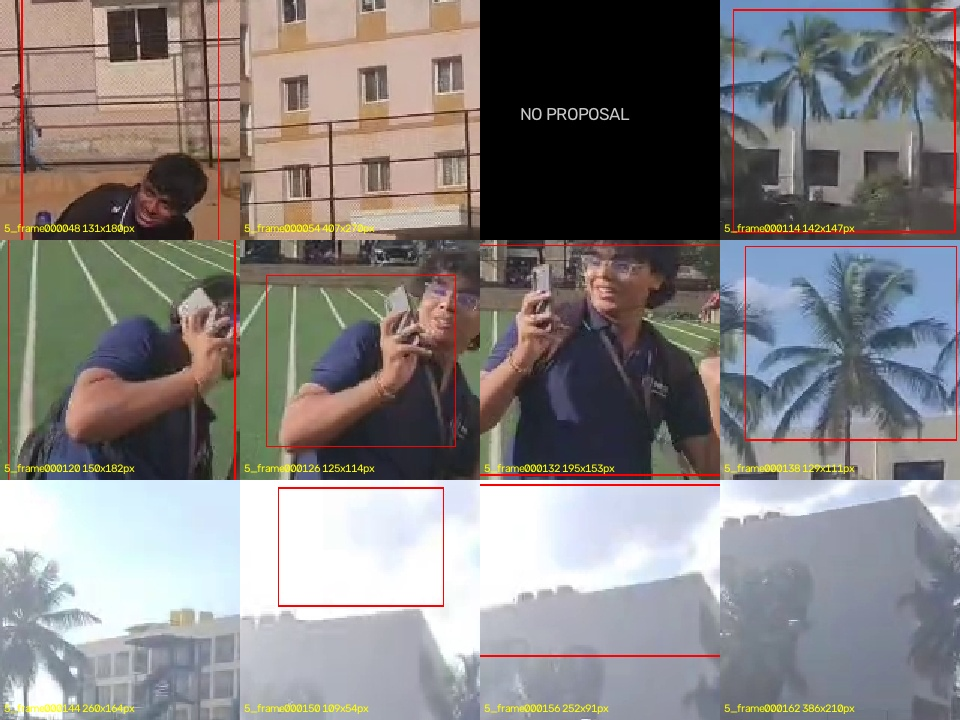
#> input picture proposal_check.jpg, 960 x 720 px
$ python -i despeckle.py   (imports and definitions only)
#> lines starting #> are read from the running program, lines starting #| are printed output that depends on the picture; after the words box and inside, x2 and y2 are one past the last pixel; in counts of white or black regions, pixels touching at a corner belong together
#> further down, picture is the input picture: shape (720, 960, 3); mean B, G, R 127.6, 128.4, 132.5
"""
Targeted salt-and-pepper removal that keeps 1-2 px drones.

A blanket 3x3 median erases distant drones along with the noise (verified
visually: at <=14 px the drone disappears). Salt-and-pepper here is different
from a small drone in two ways a filter can exploit:
  * it saturates - the specks are near 0 or near 255, drones are mid-tone
  * it is achromatic and isolated - a speck's colour channels move together to
    an extreme, and its neighbours are untouched background
So: replace a pixel with the local median ONLY where it is both an extreme
value and a large deviation from that median. Everything else is left alone.
"""
import numpy as np, cv2

def despeckle(img, dev=55, lo=42, hi=213):
#> called with dev = 55, lo = 42, hi = 213
    g = cv2.cvtColor(img, cv2.COLOR_BGR2GRAY)
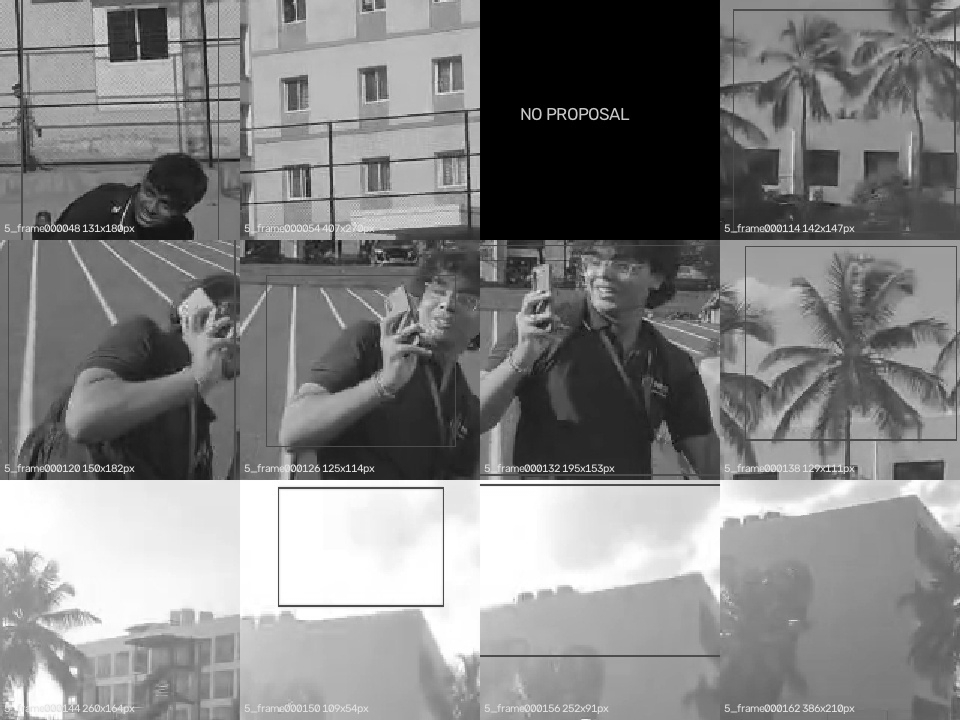
#> g: shape (720, 960); min 0, max 255, mean 129.5
    med = cv2.medianBlur(img, 3)
    gmed = cv2.cvtColor(med, cv2.COLOR_BGR2GRAY)
    d = cv2.absdiff(g, gmed)
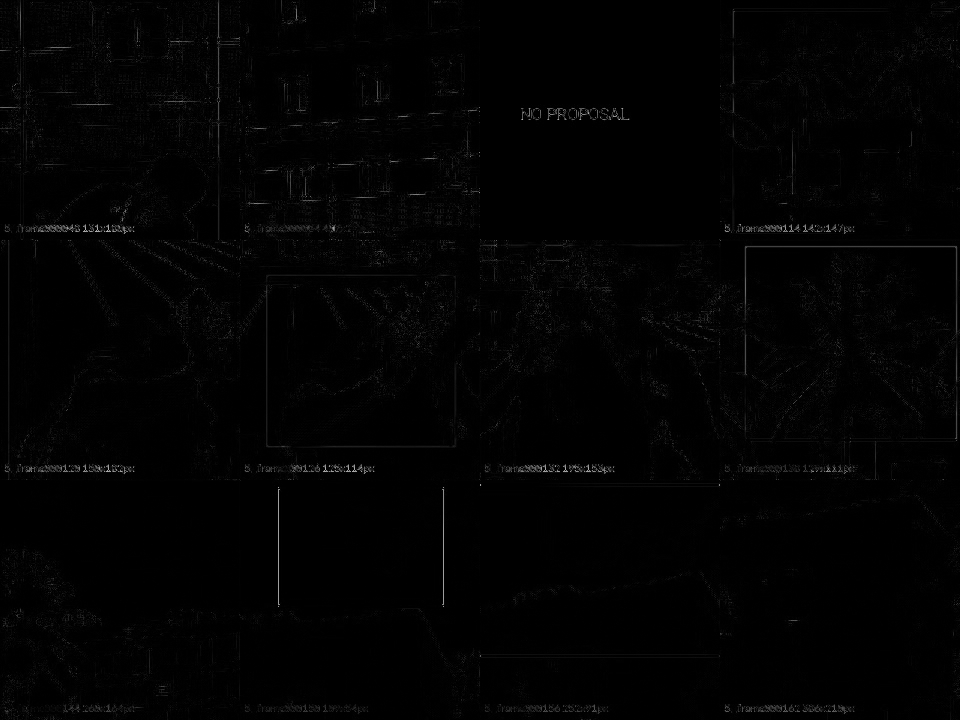
#> d: shape (720, 960); min 0, max 188, mean 2.4
    extreme = (g <= lo) | (g >= hi)
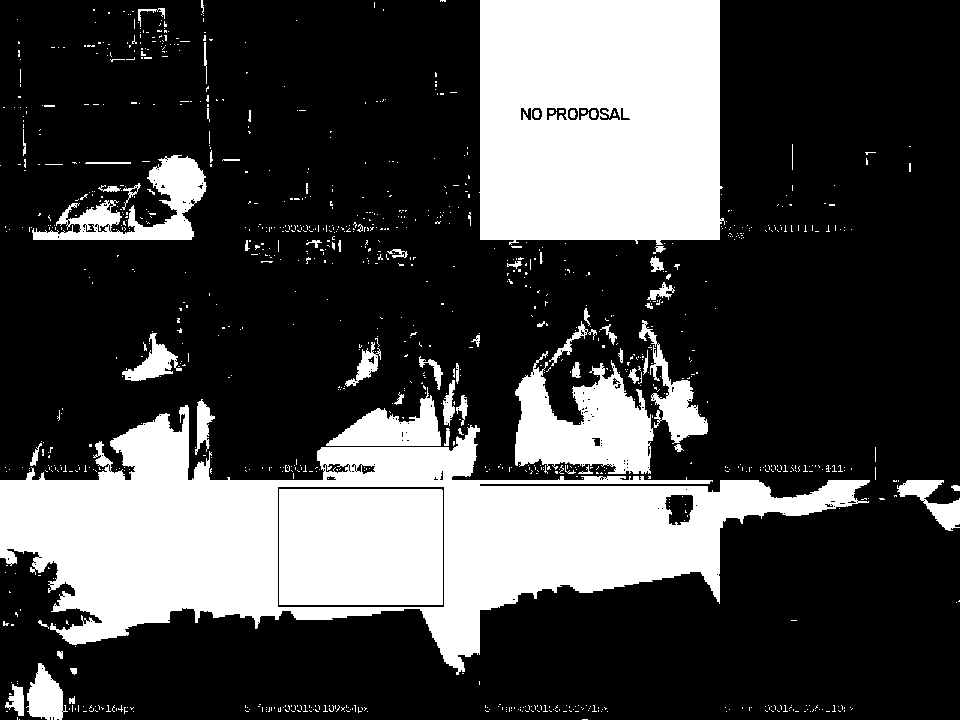
#> extreme: shape (720, 960) bool; 28% white; 1077 white regions (1008 under 20 px), largest, box (x1, y1, x2, y2) and area: (0, 405, 870, 675) 84055, (479, 0, 725, 245) 56876, (279, 489, 443, 605) 19023
    mask = (d > dev) & extreme
#> mask: shape (720, 960) bool; 0.1% white in thin lines or dots, all inside (x1, y1, x2, y2) = (3, 2, 851, 712)
    out = img.copy()
    out[mask] = med[mask]
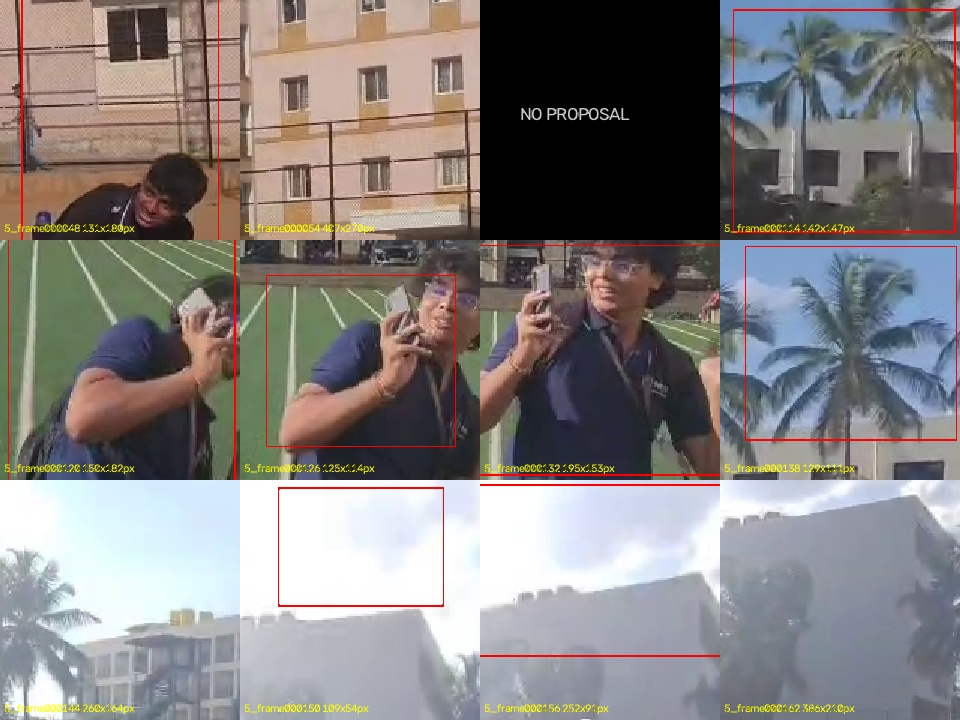
#> out: shape (720, 960, 3); 0.1% of pixels changed, all inside (x1, y1, x2, y2) = (3, 2, 851, 712)
    return out, mask

# [26 lines not run here, left out]

>>> import cv2
>>> picture = cv2.imread('../proposal_check.jpg')
>>> result = despeckle(picture)
